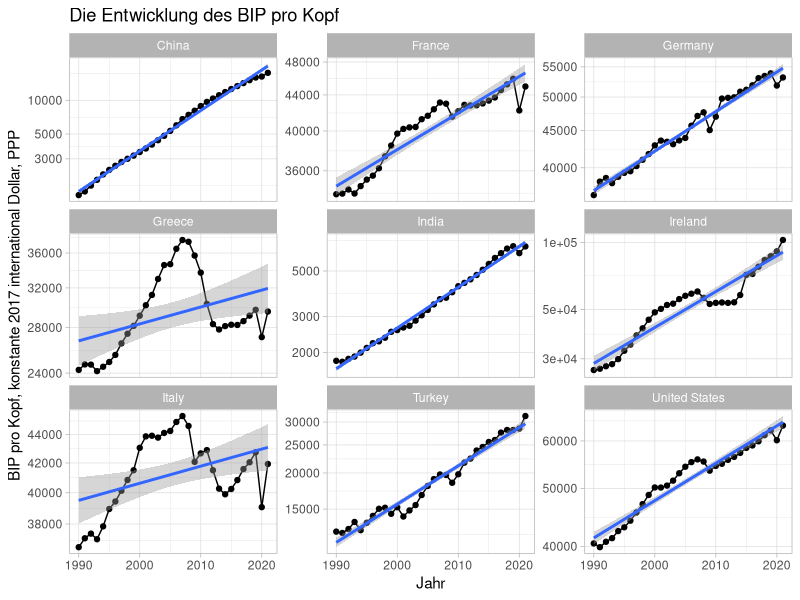

Reproduce this figure in R.
library(tidyverse)

df <- read.csv("gdp-per-capita-worldbank.csv")

head(df)

selected_counries <- c("Germany", "France", "United States", "Turkey", 
                       "China", "Greece", "Italy", "Ireland", "India")

df %>% filter(Entity %in% selected_counries) %>% 
  ggplot(aes(Year, GDP.per.capita..PPP..constant.2017.international...))+
  geom_point()+
  geom_line()+
  geom_smooth(method="glm")+
  scale_y_log10() +
  theme_light()+
  labs(title="Die Entwicklung des BIP pro Kopf",
       x="Jahr",
       y="BIP pro Kopf, konstante 2017 international Dollar, PPP")+
  facet_wrap(~Entity , scales = "free_y"
             )

# Tabelle Wachstumsraten

library(broom)

growth <- df %>% filter(Entity %in% selected_counries) %>% 
  group_by(Entity) %>% 
  do(tidy(lm(log(GDP.per.capita..PPP..constant.2017.international...) ~ Year,.))) %>% 
  filter(term=="Year") %>% 
  select(Entity, estimate) %>% 
  rename(Staat=Entity,
         Wachstumsraten=estimate) %>% 
  mutate(Wachstumsraten=Wachstumsraten*100)

head(growth)

library(knitr)

kable(growth)
